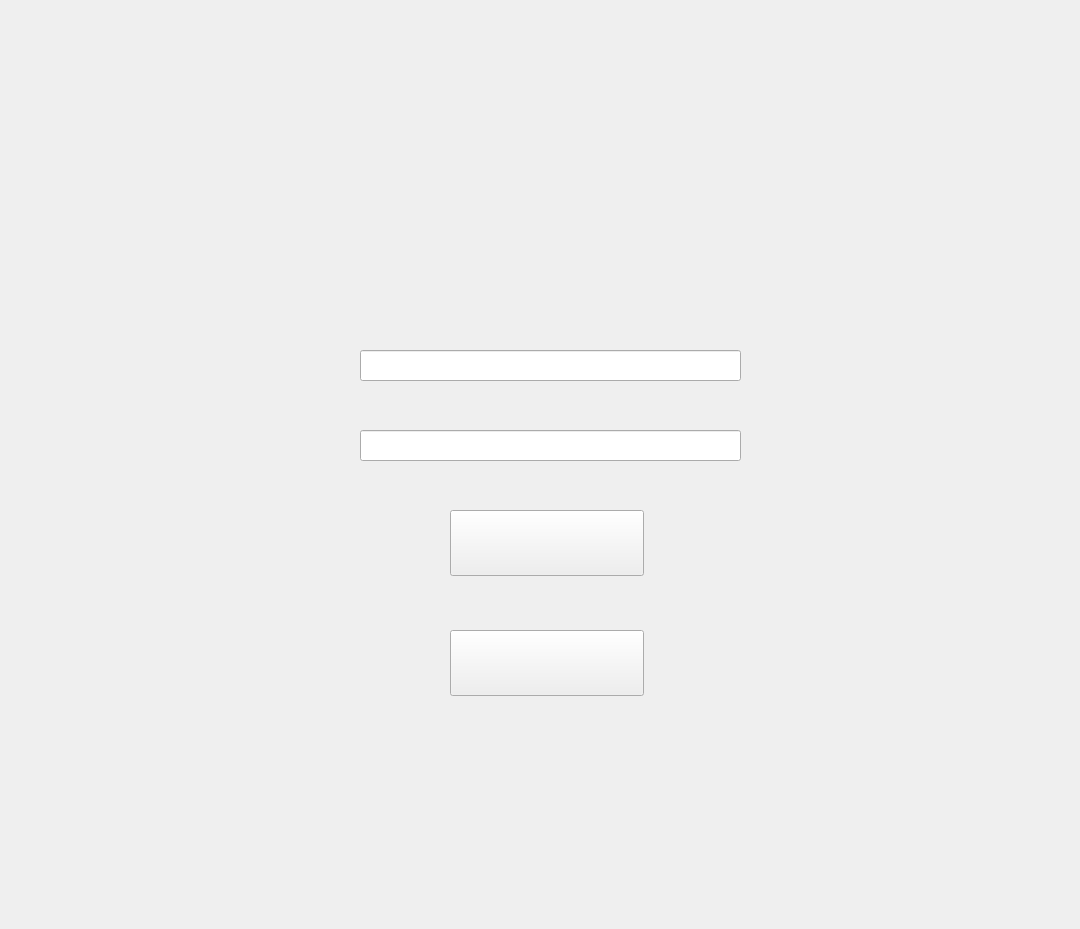
<?xml version="1.0" encoding="UTF-8"?>
<ui version="4.0">
 <class>Connection</class>
 <widget class="QMainWindow" name="Connection">
  <property name="geometry">
   <rect>
    <x>0</x>
    <y>0</y>
    <width>1080</width>
    <height>929</height>
   </rect>
  </property>
  <property name="minimumSize">
   <size>
    <width>1080</width>
    <height>929</height>
   </size>
  </property>
  <property name="maximumSize">
   <size>
    <width>1080</width>
    <height>929</height>
   </size>
  </property>
  <property name="baseSize">
   <size>
    <width>1080</width>
    <height>929</height>
   </size>
  </property>
  <property name="windowTitle">
   <string>Studio Babel</string>
  </property>
  <property name="windowIcon">
   <iconset>
    <normaloff>../../Git/babel/Gui/Images/logo.png</normaloff>../../Git/babel/Gui/Images/logo.png</iconset>
  </property>
  <widget class="QWidget" name="centralWidget">
   <widget class="QLabel" name="_label_background">
    <property name="geometry">
     <rect>
      <x>0</x>
      <y>0</y>
      <width>1080</width>
      <height>929</height>
     </rect>
    </property>
    <property name="minimumSize">
     <size>
      <width>1080</width>
      <height>929</height>
     </size>
    </property>
    <property name="maximumSize">
     <size>
      <width>1080</width>
      <height>929</height>
     </size>
    </property>
    <property name="layoutDirection">
     <enum>Qt::LeftToRight</enum>
    </property>
    <property name="lineWidth">
     <number>0</number>
    </property>
    <property name="text">
     <string notr="true"/>
    </property>
    <property name="pixmap">
      <!-- <pixmap>./Images/background.png</pixmap> -->
     <pixmap>../../Git/babel/Gui/Images/background.png</pixmap>
    </property>
   </widget>
   <widget class="QLabel" name="_label_logo">
    <property name="geometry">
     <rect>
      <x>10</x>
      <y>40</y>
      <width>141</width>
      <height>111</height>
     </rect>
    </property>
    <property name="text">
     <string/>
    </property>
    <property name="pixmap">
     <pixmap>../../Git/babel/Gui/Images/logo.png</pixmap>
    </property>
   </widget>
   <widget class="QLineEdit" name="_lineLogin">
    <property name="geometry">
     <rect>
      <x>360</x>
      <y>350</y>
      <width>381</width>
      <height>31</height>
     </rect>
    </property>
   </widget>
   <widget class="QLineEdit" name="_linePassword">
    <property name="geometry">
     <rect>
      <x>360</x>
      <y>430</y>
      <width>381</width>
      <height>31</height>
     </rect>
    </property>
    <property name="echoMode">
     <enum>QLineEdit::Password</enum>
    </property>
   </widget>
   <widget class="QPushButton" name="_btnConnection">
    <property name="geometry">
     <rect>
      <x>450</x>
      <y>510</y>
      <width>194</width>
      <height>66</height>
     </rect>
    </property>
    <property name="minimumSize">
     <size>
      <width>194</width>
      <height>66</height>
     </size>
    </property>
    <property name="maximumSize">
     <size>
      <width>194</width>
      <height>66</height>
     </size>
    </property>
    <property name="text">
     <string/>
    </property>
    <property name="icon">
     <iconset>
     <!-- <normaloff>../Images/btnConnection.png</normaloff>../Images/btnConnection.png</iconset> -->
      <normaloff>../../Git/babel/Gui/Images/btnConnection.png</normaloff>../../Git/babel/Gui/Images/btnConnection.png</iconset>
    </property>
    <property name="iconSize">
     <size>
      <width>194</width>
      <height>66</height>
     </size>
    </property>
   </widget>
   <widget class="QPushButton" name="_btnSubscribe">
    <property name="geometry">
     <rect>
      <x>450</x>
      <y>630</y>
      <width>194</width>
      <height>66</height>
     </rect>
    </property>
    <property name="minimumSize">
     <size>
      <width>194</width>
      <height>66</height>
     </size>
    </property>
    <property name="maximumSize">
     <size>
      <width>194</width>
      <height>66</height>
     </size>
    </property>
    <property name="text">
     <string/>
    </property>
    <property name="icon">
     <iconset>
      <normaloff>../Images/btnConnection.png</normaloff>../Images/btnConnection.png</iconset>
    </property>
    <property name="iconSize">
     <size>
      <width>194</width>
      <height>66</height>
     </size>
    </property>
   </widget>
   <widget class="QLabel" name="_label_BigLogo">
    <property name="geometry">
     <rect>
      <x>330</x>
      <y>80</y>
      <width>451</width>
      <height>221</height>
     </rect>
    </property>
    <property name="text">
     <string/>
    </property>
    <property name="pixmap">
     <pixmap>../Images/bigLogo.png</pixmap>
    </property>
   </widget>
  </widget>
  <widget class="QMenuBar" name="menuBar">
   <property name="geometry">
    <rect>
     <x>0</x>
     <y>0</y>
     <width>1080</width>
     <height>20</height>
    </rect>
   </property>
  </widget>
  <widget class="QToolBar" name="mainToolBar">
   <property name="enabled">
    <bool>false</bool>
   </property>
   <property name="maximumSize">
    <size>
     <width>0</width>
     <height>0</height>
    </size>
   </property>
   <attribute name="toolBarArea">
    <enum>TopToolBarArea</enum>
   </attribute>
   <attribute name="toolBarBreak">
    <bool>false</bool>
   </attribute>
  </widget>
  <widget class="QStatusBar" name="statusBar">
   <property name="enabled">
    <bool>false</bool>
   </property>
   <property name="maximumSize">
    <size>
     <width>0</width>
     <height>0</height>
    </size>
   </property>
  </widget>
 </widget>
 <layoutdefault spacing="6" margin="11"/>
 <resources/>
 <connections/>
</ui>
